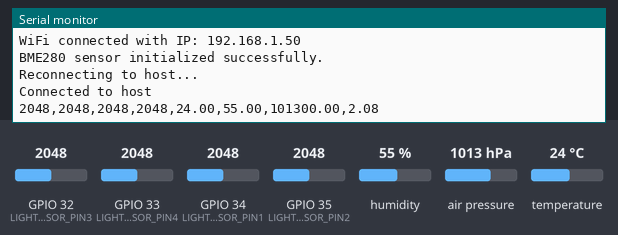
Simulated run of this sketch. Board: ESP32. On the bench: the last lines printed to the serial monitor. The test bench sets the inputs (shaded band); at power-on: humidity 55 %, GPIO 32 (LIGHT_SENSOR_PIN3) = 2048, GPIO 33 (LIGHT_SENSOR_PIN4) = 2048, GPIO 34 (LIGHT_SENSOR_PIN1) = 2048, GPIO 35 (LIGHT_SENSOR_PIN2) = 2048, air pressure 1013 hPa, temperature 24 °C. WiFi joins after 1.5 s; servers stay silent unless stated.

Above: at 2.7 s.
2.8 s: humidity set to 22 %
At 3.87 s:
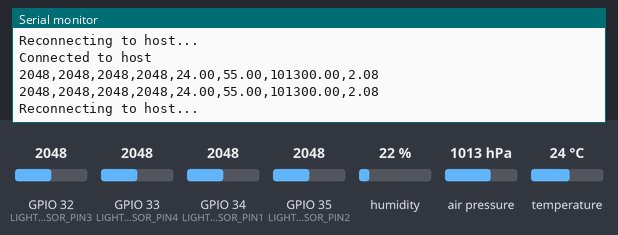
4.3 s: GPIO 32 (LIGHT_SENSOR_PIN3) set to 2866
At 5.6 s:
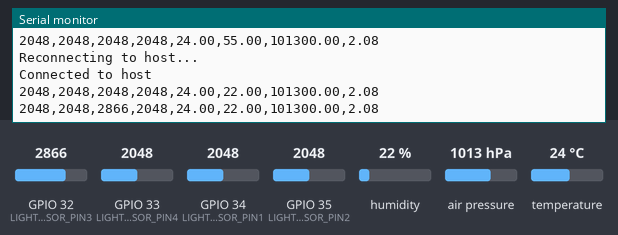
5.8 s: GPIO 33 (LIGHT_SENSOR_PIN4) set to 2866
At 6.9 s:
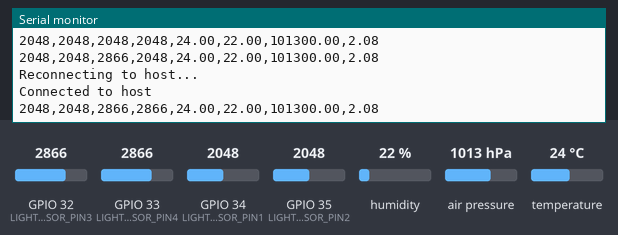
7.3 s: GPIO 34 (LIGHT_SENSOR_PIN1) set to 2866
At 8.7 s:
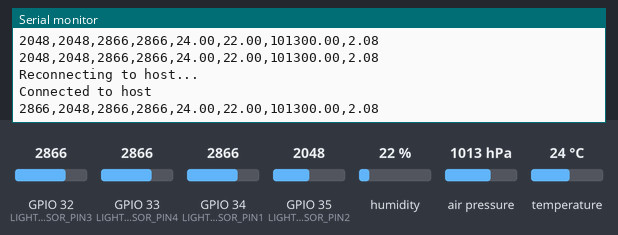
8.8 s: GPIO 35 (LIGHT_SENSOR_PIN2) set to 2866
At 10.1 s:
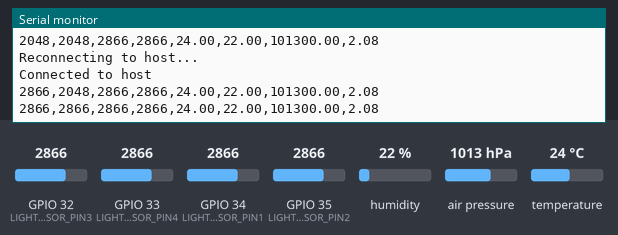
10.3 s: air pressure set to 952 hPa
At 11.2 s:
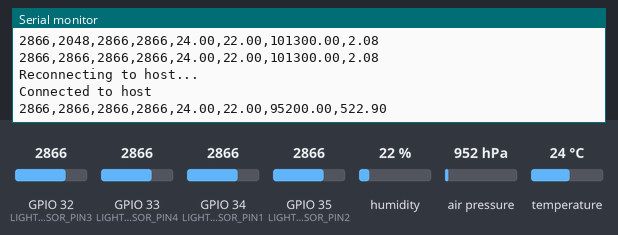

Measured:
- after the input at 4.3 s, the serial monitor: prints a new line after 0.63 s (image 2)
- after the input at 5.8 s, the serial monitor: prints a new line after 0.33 s (image 3)
- after the input at 7.3 s, the serial monitor: prints a new line after 1.0 s (image 4)
- after the input at 8.8 s, the serial monitor: prints a new line after 0.55 s (image 5)
- after the input at 10.3 s, the serial monitor: prints a new line after 0.25 s (image 6)

The sketch:

test.ino
```cpp
#include <WiFi.h>
#include <Wire.h>
#include <Adafruit_Sensor.h>
#include <Adafruit_BME280.h>

#define SEALEVELPRESSURE_HPA (1013.25)
#define LIGHT_SENSOR_PIN1 34
#define LIGHT_SENSOR_PIN2 35
#define LIGHT_SENSOR_PIN3 32
#define LIGHT_SENSOR_PIN4 33

// FOR BME280, SCL GOES INTO GPIO 22, SDA GOES INTO GPIO21

const char* ssid = "yale wireless";
const char* server_ip = "172.29.31.198"; // CHANGE THIS IP TO YOUR DEVICE'S IP
const int server_port = 10000;

Adafruit_BME280 bme;
bool bmeStatus = false;

void setup() {
  analogSetAttenuation(ADC_11db);
  Serial.begin(115200);

  WiFi.begin(ssid);
  unsigned long startAttemptTime = millis();
  const unsigned long timeout = 10000;

  while (WiFi.status() != WL_CONNECTED && millis() - startAttemptTime < timeout) {
    delay(500);
    Serial.println("...");
  }

  if (WiFi.status() != WL_CONNECTED) {
    Serial.println("Failed to connect to WiFi");
    return;
  }

  Serial.print("WiFi connected with IP: ");
  Serial.println(WiFi.localIP());

  initializeBME();
}

void initializeBME() {
  bmeStatus = bme.begin(0x76);
  if (!bmeStatus) {
    Serial.println("Could not find a valid BME280 sensor, check wiring!");
  } else {
    Serial.println("BME280 sensor initialized successfully.");
  }
}

WiFiClient client;

void loop() {
  if (!client.connected()) {
    Serial.println("Reconnecting to host...");
    if (!client.connect(server_ip, server_port)) {
      Serial.println("Connection to host failed");
      delay(1000);
      return;
    }
    Serial.println("Connected to host");
  }

  if (!bmeStatus) {
    Serial.println("BME280 sensor not responding, attempting reinitialization...");
    initializeBME();
    delay(1000);
  }

  printValues(client);
  delay(1000);
}

// light1,light2,light3,light4,temp,humidity,pressure,altitude
void printValues(WiFiClient &client) {
  float temperature = bme.readTemperature();
  float humidity = bme.readHumidity();
  float pressure = bme.readPressure();
  float altitude = bme.readAltitude(SEALEVELPRESSURE_HPA);

  // if any reading fails, attempt to reinitialize the BME280
  if (isnan(temperature) || isnan(humidity) || isnan(pressure) || isnan(altitude)) {
    Serial.println("Invalid BME280 readings, attempting to reinitialize sensor...");
    initializeBME();
  }

  String message = String(analogRead(LIGHT_SENSOR_PIN1)) + ",";
  message += String(analogRead(LIGHT_SENSOR_PIN2)) + ",";
  message += String(analogRead(LIGHT_SENSOR_PIN3)) + ",";
  message += String(analogRead(LIGHT_SENSOR_PIN4)) + ",";
  message += String(temperature) + ",";
  message += String(humidity) + ",";
  message += String(pressure) + ",";
  message += String(altitude) + "\n";

  client.print(message);
  Serial.print(message);
}
```
